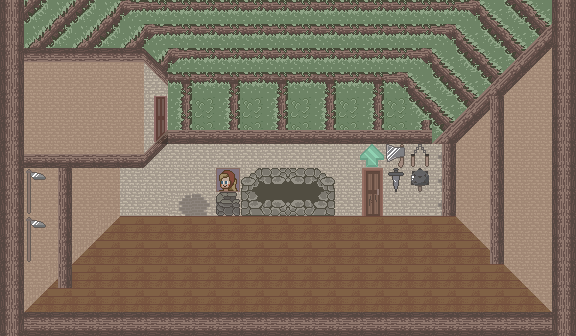

Below is a game level as drawn by its tile map, then a one-line description and the .tmx that defines it (tile-layer data replaced by summaries):
An orthogonal 24x14 tile map with 24x24 px tiles, 3 tile layers (background, foreground, accent) and 22 objects (13x sprite, dresser, bottomchest, rightchest, bed, ...).

<map height="14" orientation="orthogonal" tileheight="24" tilewidth="24" version="1.0" width="24">
 <properties><property name="blended tiles" value="2,11,12,13,14,15,16,17,18,19,20,21,22,23,24,25,26,27,28,29,30,32,33,34,35,36,37,38,39,40,41,42,43,44,45,46,47,48,49,50,51,52,53,54,55,56,57,58,59,60,62,63,64,65,66,67,68,69,70,71,72,73,74,75,78,79,80,81,82,83,84,85,86,87,88,89,90,92,93,94,95,96,98,99,100,101,102,103,104,105,108,109,110,111,112,113,114,115,116,117,118,119,120,121,122,123,124,125,126,128,129,130,131,132,133,134,135,138,139,140,141,142,143,144,145,146,147,148,149,150,151,152,153,154,155,156,158,159,160,161,162,163,164,165,168,169,170,171,172,173,174,175,176,177,178,179,180,181,182,183,190,191,192,193,194,195,196,197,198,199,200,201,202,203,204,205,206,207,208,209,210,211,212,213,218,221,222,223,224,225,226,227,228,229,230,231,232,233,234,235,236,237,238,239,240,241,242,243,244,245,246,247,248,249,252,253,254,255,256,257,258,259,260,261,262,263,264,265,266,267,268,269,270,271,272,273,274,275,276,277,278,279,282,283,284,285,286,287,288,289,290,291,292,293,294,295,296,297,298,299,300,301,302,303,304,305,306,307,308,309,310,311,312,313,314,317,318,319,320,321,322,323,324,325,326,327,328,329,330,331,332,333,334,335,336,337,338,339,340,341,342,343,344,345,346,347,348,349,350,351,352,353,354,355,356,357,358,359,360,361,362,366,367,368,369,370,371,372,373,374,375,376,377,378,379,380,381,382,383,384,386,387,388,389,390,391,392,396,397,398,399,400,401,403,404,405,406,407,408,409,410,411,412,413,414,415,416,417,418,419,420,421,422,426,427,428,429,430,431,433,434,435,436,437,438,439,440,441,443,444,445,446,447,448,449,450,451,452,456,457,458,459,460,461,463,464,465,466,467,468,469,470,471,473,474,475,476,477,478,479,480,481,482,486,487,488,489,490,491,492,493,494,495,500,501,503,504,505,506,507,508,509,510,511,512,513,514,515,516,517,518,519,520,521,522,523,524,525,526,527,528,529,530,531,532,533,534,535,536,537,538,539,540,1,2,3,4,5,6,7,8,9,10,11,12,13,14,15,16,17,18,19,20,21,22,23,24,25,26,27,28,29,30,31,32,33,34,35,36,37,38,41,45,46,47,48,50,51,52,53,54,55,56,57,58,59,60,61,62,63,64,65,66,67,68,69,70,71,72,73,74,75,76,77,78,79,80,81,82,83,84,8,9,10,11,12,13,14,15,20,21,22,23,24,32,33,34,35,36,37,38,39,40,41,42,43,44,45,46,47,48,55,56,57,58,59,60,61,62,63,64,65,66,67,68,69,70,71,72,73,74,75,76,77,78,79,80,81,82,83,84,87,88,89,90,91,92,93,94,95,96,97,98,99,100,101,102,103,104,105,108,110,111,112,113,114,115,116,117,118,119,120,121,122,123,124,125,126,127,128,129,130,131,132,135,136,137,138,139,140,141,142,143,144,145,147,148,149,150,151,152,153,154,155,156,158,159,160,161,162,163,164,165,166,167,168,169,170,171,172,173,174,175,176,177,178,179,180,181,182,183,184,185,186,187,188,189,190,191,192,193,194,195,196,197,198,199,200,203,204,205,208,209,210,211,212,213,214,217,218,219,220,222,223,224,227,228,229,232,233,234,235,236,237,238,241,242,243,244,245,246,247,248,249,250,251,252,253,254,255,256,257,258,259,260,261,262,263,264,265,266,267,268,269,270,271,272,273,274,275,276,277,278,279,280,281,282,283,284,285,286,287,288,289,290,291,292,293,294,295,296,297,298,299,304,305,306,307,308,309,310,311,312,313,314,315,316,317,318,319,320,321,322,323,324,328,329,330,331,332,333,334,335,336,337,338,339,340,341,342,343,344,345,346,347,348,349,350,351,352,353,354,357,358,360,361,362,363,364,365,366,367,368,371,372,373,374,375,376,377,378,381,382,384,385,386,387,388,389,390,391,392,393,394,395,396,397,398,399,400,401,402,403,404,405,406,408,409,410,411,412,413,414,415,416,417,418,419,420,421,422,423,424,425,429,430,432,433,434,435,436,437,438,439,440,441,444,445,449,453,454,455,456,457,458,459,460,461,462,463,464,465,468,469,472,473,474,475,476,477,478,479,480,2,3,4,6,7,8,9,10,11,12,13,14,15,16,17,18,19,20,21,22,23,26,27,28,29,30,31,32,33,34,35,36,37,38,39,40,41,42,43,44,45,46,47,48,49,50,51,52,53,54,55,56,57,58,59,60,61,62,63,64,65,66,67,69,70,72,73,74,77,78,82,83,84,85,86,103,104,105,1,2,3,4,5,6,7,8,9,13,15,16,19,20,21,22,26,27,28,29,30,31,32,33,34,35,39,40,41,42,43,44,45,46,47,48,52,53,54,55,56,57,58,59,60,61,62,63,64,65,66,67,68,69,70,71,72,73,74,75,76,77,78,79,80,81,82,83,84,85,86,87,88,89,90,91,92,93,94,95,96,97,98,99,100,101,102,103,104,105,106,107,108,109,110,111,112,113,114,115,116,117,118,119,120,121,122,123,124,125,126,127,128,129,130,131,133,134,135,136,137,138,139,140,141,142,143,144,146,147,148,149,150,151,152,153,154,155,156,157,158,159,160,161,162,163,164,165,166,167,168,169,1,3,5,7,8,9,10,11,13,17,18,19,21,22,23,25,26,27,28,29,30,31,33,35,36,37,39,41,42,45,46,47,48,51,52,54,55,56,58,59,60,61,63,64,66,67,68,69,70,71,73,74,75,79,80,81,82,83,84,85,87,89,90,91,94,95,96,97,98,100,101,102,103,104,105,106,107,108,109,111,112,113,114,115,116,117,118,119,120" />
  <property name="soundtrack" value="blacksmith" />
 </properties>
 <tileset firstgid="1" name="inside" tileheight="24" tilewidth="24">
  <image height="240" source="../images/tilesets/inside.png" width="288" />
 </tileset>
 <layer height="14" name="background" width="24">
  <data>[336 cells, 336 non-empty, 14 distinct tile ids]</data>
 </layer>
 <layer height="14" name="foreground" width="24">
  <data>[336 cells, 121 non-empty, 19 distinct tile ids]</data>
 </layer>
 <layer height="14" name="accent" width="24">
  <data>[336 cells, 6 non-empty, 3 distinct tile ids]</data>
 </layer>
 <objectgroup height="14" name="floorspace" width="24">
  <object name="dresser" x="68" y="271">
   <properties>
    <property name="height" value="36" />
   </properties>
   <polygon points="9,-7 62,-7 72,-18 21,-18" />
  </object>
  <object name="bottomchest" x="240" y="309">
   <properties>
    <property name="height" value="20" />
   </properties>
   <polygon points="-2,0 -2,-6 22,-6 16,0" />
  </object>
  <object name="rightchest" x="460" y="221">
   <properties>
    <property name="height" value="18" />
   </properties>
   <polygon points="6,7 13,13 -4,13 -10,7" />
  </object>
  <object height="3" width="96" x="240" y="239">
   <properties>
    <property name="blocks" value="true" />
   </properties>
  </object>
  <object name="bed" x="445" y="292">
   <properties>
    <property name="height" value="27" />
   </properties>
   <polygon points="-21,-4 81,-4 101,15 -5,15" />
  </object>
  <object height="3" width="71" x="408" y="259">
   <properties>
    <property name="blocks" value="true" />
   </properties>
  </object>
  <object x="24" y="312">
   <properties>
    <property name="primary" value="true" />
   </properties>
   <polygon points="0,0 64,-63 176,-63 176,-96 432,-96 528,0" />
  </object>
 </objectgroup>
 <objectgroup height="14" name="nodes" width="24">
  <!-- 15 objects omitted --></objectgroup>
</map>
<!-- 15 of 22 objects omitted -->
